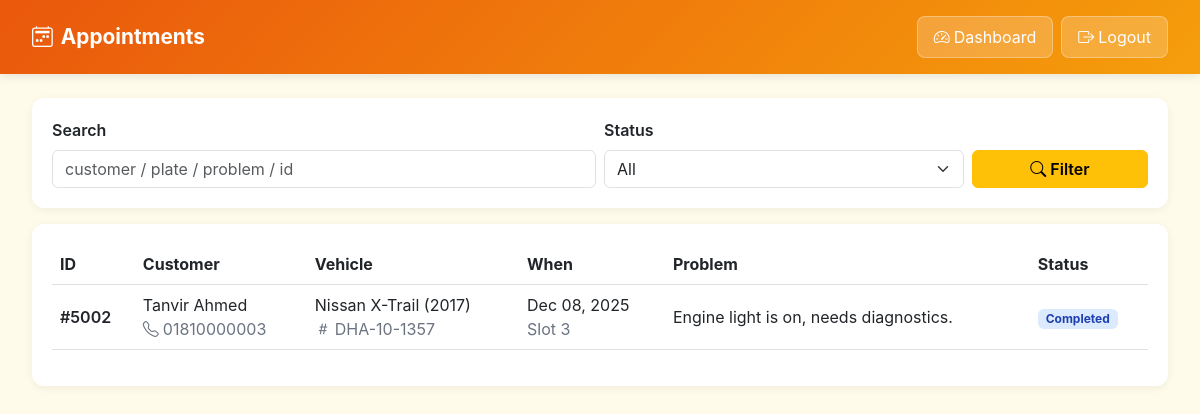
The page /public/mechanic_portal/appointments_list.php (signed in) on the database its author committed.
### tables this page shows
CREATE TABLE appointments (
  appointment_id INT AUTO_INCREMENT PRIMARY KEY,
  customer_id INT NOT NULL,
  vehicle_id INT NOT NULL,

   
  requested_date DATE NOT NULL,
  requested_slot TINYINT NOT NULL,  
  problem_text TEXT NOT NULL,

  status ENUM('requested','booked','in_progress','completed','cancelled')
    NOT NULL DEFAULT 'requested',

   
  mechanic_id INT NULL,
  assigned_by_staff_id INT NULL,
  assigned_at DATETIME NULL,

   
  receptionist_note TEXT NULL,

  created_at TIMESTAMP NOT NULL DEFAULT CURRENT_TIMESTAMP,
  updated_at TIMESTAMP NULL DEFAULT NULL ON UPDATE CURRENT_TIMESTAMP,

  KEY idx_appt_day (requested_date),
  KEY idx_appt_status (status),
  KEY idx_appt_mech_day (mechanic_id, requested_date),

  CONSTRAINT chk_slot CHECK (requested_slot BETWEEN 1 AND 4),

  CONSTRAINT fk_appt_customer FOREIGN KEY (customer_id) REFERENCES customers(customer_id)
    ON DELETE CASCADE,
  CONSTRAINT fk_appt_vehicle FOREIGN KEY (vehicle_id) REFERENCES vehicles(vehicle_id)
    ON DELETE CASCADE,
  CONSTRAINT fk_appt_mechanic FOREIGN KEY (mechanic_id) REFERENCES staff(staff_id)
    ON DELETE SET NULL,
  CONSTRAINT fk_appt_assigned_by FOREIGN KEY (assigned_by_staff_id) REFERENCES staff(staff_id)
    ON DELETE SET NULL
);

CREATE TABLE customers (
  customer_id INT AUTO_INCREMENT PRIMARY KEY,
  name VARCHAR(100) NOT NULL,
  email VARCHAR(150) NULL UNIQUE,
  phone VARCHAR(30) NULL,
  password_hash VARCHAR(255) NULL,  
  created_at TIMESTAMP NOT NULL DEFAULT CURRENT_TIMESTAMP,
  updated_at TIMESTAMP NULL DEFAULT NULL ON UPDATE CURRENT_TIMESTAMP
);

CREATE TABLE vehicles (
  vehicle_id INT AUTO_INCREMENT PRIMARY KEY,
  customer_id INT NOT NULL,
  plate_no VARCHAR(30) NOT NULL,
  make VARCHAR(60) NOT NULL,
  model VARCHAR(60) NOT NULL,
  year SMALLINT NULL,
  color VARCHAR(40) NULL,
  created_at TIMESTAMP NOT NULL DEFAULT CURRENT_TIMESTAMP,
  UNIQUE KEY uq_plate (plate_no),
  KEY idx_vehicle_customer (customer_id),
  CONSTRAINT fk_vehicle_customer FOREIGN KEY (customer_id) REFERENCES customers(customer_id)
    ON DELETE CASCADE
);

### public/mechanic_portal/appointments_list.php (the view, shortened to what this page needs)
<?php
require_once __DIR__ . "/../../config/db.php";
$staff_id = (int)($_SESSION['staff_id'] ?? 0);
$status = trim($_GET['status'] ?? '');
$q = trim($_GET['q'] ?? '');
$where = "WHERE a.mechanic_id = ? ";
$params = [$staff_id];
$types = "i";
$sql = "
  SELECT
    a.appointment_id, a.status, a.requested_date, a.requested_slot, a.problem_text,
    c.name AS customer_name, c.phone,
    v.plate_no, v.make, v.model, v.year AS model_year
  FROM appointments a
  JOIN customers c ON a.customer_id=c.customer_id
  LEFT JOIN vehicles v ON a.vehicle_id=v.vehicle_id
  $where
  ORDER BY a.requested_date ASC, a.requested_slot ASC
  LIMIT 300
";
$stmt = $conn->prepare($sql);
$stmt->bind_param($types, ...$params);
$stmt->execute();
$rows = $stmt->get_result()->fetch_all(MYSQLI_ASSOC);
function apptLabel($s){ return ucfirst(str_replace('_',' ', (string)$s)); }
?>
<!DOCTYPE html>
<html lang="en">
<head>
  <link href="https://cdn.jsdelivr.net/npm/bootstrap@5.3.0/dist/css/bootstrap.min.css" rel="stylesheet">
  <link rel="stylesheet" href="https://cdn.jsdelivr.net/npm/bootstrap-icons@1.11.0/font/bootstrap-icons.css">
</head>
<body>
  <nav class="top-nav">
    <div class="top-nav-content">
      <div class="logo"><i class="bi bi-calendar2-week"></i> Appointments</div>
      <div class="d-flex align-items-center gap-2">
        <a class="btnchip" href="mechanic_dashboard.php"><i class="bi bi-speedometer2 me-1"></i>Dashboard</a>
        <a class="btnchip" href="../logout.php"><i class="bi bi-box-arrow-right me-1"></i>Logout</a>
      </div>
    </div>
  </nav>
  <div class="container-main">
    <div class="cardish mb-3">
      <form class="row g-2 align-items-end" method="GET">
        <div class="col-md-6">
          <label class="form-label fw-semibold">Search</label>
          <input class="form-control" name="q" value="<?php echo htmlspecialchars($q); ?>" placeholder="customer / plate / problem / id">
        </div>
        <div class="col-md-4">
          <label class="form-label fw-semibold">Status</label>
          <select class="form-select" name="status">
            <option value="" <?php echo $status===''?'selected':''; ?>>All</option>
          </select>
        </div>
        <div class="col-md-2 d-grid">
          <button class="btn btn-warning fw-semibold"><i class="bi bi-search me-1"></i>Filter</button>
        </div>
      </form>
    </div>
    <div class="cardish">
      <?php if (empty($rows)): ?>
        <div class="muted">No appointments assigned to you.</div>
      <?php else: ?>
        <div class="table-responsive">
          <table class="table align-middle">
            <thead>
              <tr class="text-nowrap">
                <th>ID</th>
                <th>Customer</th>
                <th>Vehicle</th>
                <th>When</th>
                <th>Problem</th>
                <th>Status</th>
              </tr>
            </thead>
            <tbody>
              <?php foreach ($rows as $r): ?>
                <tr>
                  <td class="fw-semibold">#<?php echo (int)$r['appointment_id']; ?></td>
                  <td>
                    <?php echo htmlspecialchars($r['customer_name']); ?><br>
                    <span class="muted"><i class="bi bi-telephone me-1"></i><?php echo htmlspecialchars($r['phone'] ?? ''); ?></span>
                  </td>
                  <td>
                    <?php if (!empty($r['plate_no'])): ?>
                      <?php echo htmlspecialchars(trim(($r['make'] ?? '').' '.($r['model'] ?? ''))); ?>
                      <?php if (!empty($r['model_year'])): ?> (<?php echo (int)$r['model_year']; ?>)<?php endif; ?><br>
                      <span class="muted"><i class="bi bi-hash me-1"></i><?php echo htmlspecialchars($r['plate_no']); ?></span>
                    <?php else: ?>
                      <span class="muted">No vehicle</span>
                    <?php endif; ?>
                  </td>
                  <td class="text-nowrap">
                    <?php echo htmlspecialchars(date('M d, Y', strtotime($r['requested_date']))); ?><br>
                    <span class="muted">Slot <?php echo (int)$r['requested_slot']; ?></span>
                  </td>
                  <td style="max-width:420px;">
                    <?php echo htmlspecialchars(mb_strimwidth((string)$r['problem_text'], 0, 120, '...')); ?>
                  </td>
                  <td>
                    <span class="badge info"><?php echo htmlspecialchars(apptLabel($r['status'])); ?></span>
                  </td>
                </tr>
              <?php endforeach; ?>
            </tbody>
          </table>
        </div>
      <?php endif; ?>
    </div>
  </div>
</body>
</html>

### public/mechanic_portal/appointments_list.php (style rules this page uses)
:root { --primary-color:#f59e0b;--accent-color:#ea580c;--light-bg:#fffbeb }
body { font-family:-apple-system,BlinkMacSystemFont,'Segoe UI',Roboto,sans-serif;background:var(--light-bg);margin:0 }
.top-nav { background:linear-gradient(135deg,var(--accent-color),var(--primary-color));color:#fff;padding:1rem 2rem;box-shadow:0 2px 10px rgba(0,0,0,.1) }
.top-nav-content { display:flex;justify-content:space-between;align-items:center;max-width:1400px;margin:0 auto }
.logo { font-size:1.3rem;font-weight:700;display:flex;align-items:center;gap:.5rem }
.btnchip { background:rgba(255,255,255,.2);border:1px solid rgba(255,255,255,.3);color:#fff;padding:.5rem 1rem;border-radius:8px;text-decoration:none }
.container-main { max-width:1400px;margin:1.5rem auto;padding:0 2rem }
.cardish { background:#fff;border-radius:12px;padding:1.25rem;box-shadow:0 2px 8px rgba(0,0,0,.06) }
.badge.info { background:#dbeafe;color:#1e40af }
.muted { color:#6b7280 }

### rows shown on the page
appointments: appointment_id "5002", customer.name "Tanvir Ahmed", customer.phone "01810000003", vehicle.model "Nissan X-Trail", vehicle.year "2017", vehicle.plate_no "DHA-10-1357", requested_date "Dec 08, 2025", requested_slot "3", problem_text "Engine light is on, needs diagnostics.", status "Completed"
